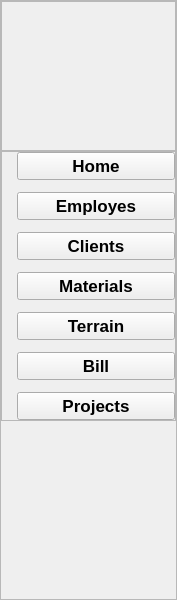
    <widget class="QWidget" name="leftMenu_8" native="true">
     <property name="geometry">
      <rect>
       <x>65</x>
       <y>10</y>
       <width>177</width>
       <height>600</height>
      </rect>
     </property>
     <property name="minimumSize">
      <size>
       <width>177</width>
       <height>600</height>
      </size>
     </property>
     <property name="maximumSize">
      <size>
       <width>177</width>
       <height>600</height>
      </size>
     </property>
     <layout class="QVBoxLayout" name="verticalLayout_33">
      <property name="spacing">
       <number>0</number>
      </property>
      <property name="leftMargin">
       <number>0</number>
      </property>
      <property name="topMargin">
       <number>0</number>
      </property>
      <property name="rightMargin">
       <number>0</number>
      </property>
      <property name="bottomMargin">
       <number>0</number>
      </property>
      <item>
       <widget class="QFrame" name="frame_42">
        <property name="frameShape">
         <enum>QFrame::StyledPanel</enum>
        </property>
        <property name="frameShadow">
         <enum>QFrame::Raised</enum>
        </property>
        <layout class="QVBoxLayout" name="verticalLayout_34">
         <property name="spacing">
          <number>0</number>
         </property>
         <property name="leftMargin">
          <number>0</number>
         </property>
         <property name="topMargin">
          <number>0</number>
         </property>
         <property name="rightMargin">
          <number>0</number>
         </property>
         <property name="bottomMargin">
          <number>0</number>
         </property>
         <item>
          <widget class="QFrame" name="frame_43">
           <property name="minimumSize">
            <size>
             <width>150</width>
             <height>150</height>
            </size>
           </property>
           <property name="maximumSize">
            <size>
             <width>200</width>
             <height>150</height>
            </size>
           </property>
           <property name="frameShape">
            <enum>QFrame::StyledPanel</enum>
           </property>
           <property name="frameShadow">
            <enum>QFrame::Raised</enum>
           </property>
           <widget class="QLabel" name="label_131">
            <property name="geometry">
             <rect>
              <x>-20</x>
              <y>-40</y>
              <width>230</width>
              <height>230</height>
             </rect>
            </property>
            <property name="minimumSize">
             <size>
              <width>230</width>
              <height>230</height>
             </size>
            </property>
            <property name="maximumSize">
             <size>
              <width>230</width>
              <height>230</height>
             </size>
            </property>
            <property name="text">
             <string/>
            </property>
            <property name="pixmap">
             <pixmap>../logo.png</pixmap>
            </property>
            <property name="scaledContents">
             <bool>true</bool>
            </property>
           </widget>
          </widget>
         </item>
         <item alignment="Qt::AlignTop">
          <widget class="QFrame" name="frame_44">
           <property name="frameShape">
            <enum>QFrame::StyledPanel</enum>
           </property>
           <property name="frameShadow">
            <enum>QFrame::Raised</enum>
           </property>
           <layout class="QVBoxLayout" name="verticalLayout_36">
            <property name="spacing">
             <number>12</number>
            </property>
            <property name="leftMargin">
             <number>15</number>
            </property>
            <property name="topMargin">
             <number>0</number>
            </property>
            <property name="rightMargin">
             <number>0</number>
            </property>
            <property name="bottomMargin">
             <number>0</number>
            </property>
            <item>
             <widget class="QPushButton" name="pushButton_34">
              <property name="font">
               <font>
                <pointsize>13</pointsize>
                <weight>75</weight>
                <bold>true</bold>
               </font>
              </property>
              <property name="text">
               <string>Home</string>
              </property>
              <property name="icon">
               <iconset resource="resources.qrc">
                <normaloff>:/whiteIcons/assets/icons/white/home.svg</normaloff>:/whiteIcons/assets/icons/white/home.svg</iconset>
              </property>
              <property name="iconSize">
               <size>
                <width>24</width>
                <height>24</height>
               </size>
              </property>
             </widget>
            </item>
            <item>
             <widget class="QPushButton" name="pushButton_36">
              <property name="font">
               <font>
                <pointsize>13</pointsize>
                <weight>75</weight>
                <bold>true</bold>
               </font>
              </property>
              <property name="text">
               <string>Employes</string>
              </property>
              <property name="iconSize">
               <size>
                <width>24</width>
                <height>24</height>
               </size>
              </property>
             </widget>
            </item>
            <item>
             <widget class="QPushButton" name="pushButton_37">
              <property name="font">
               <font>
                <pointsize>13</pointsize>
                <weight>75</weight>
                <bold>true</bold>
               </font>
              </property>
              <property name="text">
               <string>Clients</string>
              </property>
              <property name="iconSize">
               <size>
                <width>24</width>
                <height>24</height>
               </size>
              </property>
             </widget>
            </item>
            <item>
             <widget class="QPushButton" name="pushButton_38">
              <property name="font">
               <font>
                <pointsize>13</pointsize>
                <weight>75</weight>
                <bold>true</bold>
               </font>
              </property>
              <property name="text">
               <string>Materials</string>
              </property>
              <property name="iconSize">
               <size>
                <width>24</width>
                <height>24</height>
               </size>
              </property>
             </widget>
            </item>
            <item>
             <widget class="QPushButton" name="pushButton_74">
              <property name="font">
               <font>
                <pointsize>13</pointsize>
                <weight>75</weight>
                <bold>true</bold>
               </font>
              </property>
              <property name="text">
               <string>Terrain</string>
              </property>
             </widget>
            </item>
            <item>
             <widget class="QPushButton" name="pushButton_75">
              <property name="font">
               <font>
                <pointsize>13</pointsize>
                <weight>75</weight>
                <bold>true</bold>
               </font>
              </property>
              <property name="text">
               <string>Bill</string>
              </property>
             </widget>
            </item>
            <item>
             <widget class="QPushButton" name="pushButton_76">
              <property name="font">
               <font>
                <pointsize>13</pointsize>
                <weight>75</weight>
                <bold>true</bold>
               </font>
              </property>
              <property name="text">
               <string>Projects</string>
              </property>
              <property name="iconSize">
               <size>
                <width>24</width>
                <height>24</height>
               </size>
              </property>
             </widget>
            </item>
           </layout>
          </widget>
         </item>
        </layout>
       </widget>
      </item>
     </layout>
    </widget>
